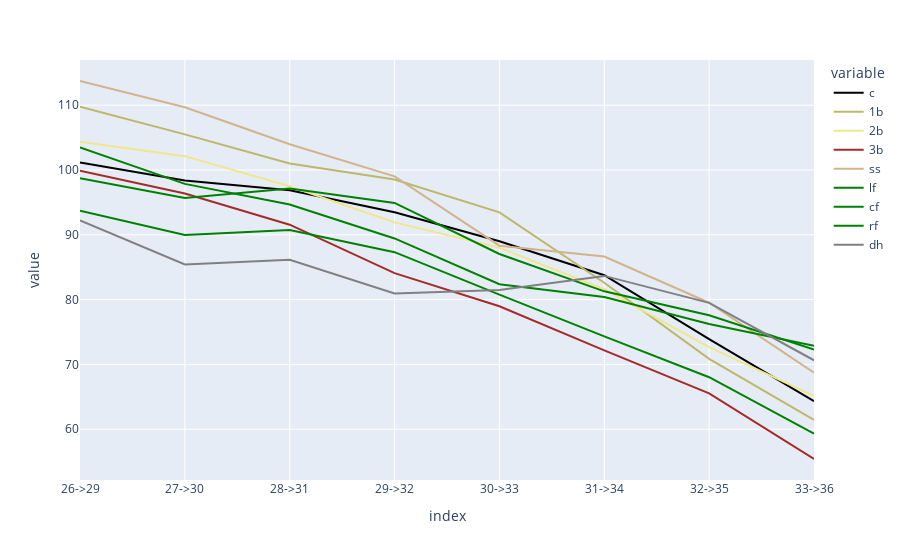

This figure's notebook cell:
### Code cell
px.line(trends.T.rolling(5, center=True).mean().dropna(), color_discrete_map=position_colors)

### Figure 1 — Plotly figure (JSON) as saved in the notebook; plotly's stock layout.template omitted (floating-point values rounded to 4 significant figures)
{"data": [{"hovertemplate": "variable=c<br>index=%{x}<br>value=%{y}<extra></extra>", "legendgroup": "c", "line": {"color": "black", "dash": "solid"}, "mode": "lines", "name": "c", "orientation": "v", "showlegend": true, "type": "scatter", "x": ["26->29", "27->30", "28->31", "29->32", "30->33", "31->34", "32->35", "33->36"], "xaxis": "x", "y": [101.2, 98.4, 96.88, 93.48, 89, 83.76, 73.9, 64.34], "yaxis": "y"}, {"hovertemplate": "variable=1b<br>index=%{x}<br>value=%{y}<extra></extra>", "legendgroup": "1b", "line": {"color": "darkkhaki", "dash": "solid"}, "mode": "lines", "name": "1b", "orientation": "v", "showlegend": true, "type": "scatter", "x": ["26->29", "27->30", "28->31", "29->32", "30->33", "31->34", "32->35", "33->36"], "xaxis": "x", "y": [109.8, 105.5, 101, 98.54, 93.46, 82.6, 70.86, 61.44], "yaxis": "y"}, {"hovertemplate": "variable=2b<br>index=%{x}<br>value=%{y}<extra></extra>", "legendgroup": "2b", "line": {"color": "khaki", "dash": "solid"}, "mode": "lines", "name": "2b", "orientation": "v", "showlegend": true, "type": "scatter", "x": ["26->29", "27->30", "28->31", "29->32", "30->33", "31->34", "32->35", "33->36"], "xaxis": "x", "y": [104.4, 102.1, 97.5, 91.92, 88.02, 81.6, 72.68, 65.16], "yaxis": "y"}, {"hovertemplate": "variable=3b<br>index=%{x}<br>value=%{y}<extra></extra>", "legendgroup": "3b", "line": {"color": "brown", "dash": "solid"}, "mode": "lines", "name": "3b", "orientation": "v", "showlegend": true, "type": "scatter", "x": ["26->29", "27->30", "28->31", "29->32", "30->33", "31->34", "32->35", "33->36"], "xaxis": "x", "y": [99.9, 96.38, 91.56, 84.08, 78.98, 72.16, 65.54, 55.4], "yaxis": "y"}, {"hovertemplate": "variable=ss<br>index=%{x}<br>value=%{y}<extra></extra>", "legendgroup": "ss", "line": {"color": "tan", "dash": "solid"}, "mode": "lines", "name": "ss", "orientation": "v", "showlegend": true, "type": "scatter", "x": ["26->29", "27->30", "28->31", "29->32", "30->33", "31->34", "32->35", "33->36"], "xaxis": "x", "y": [113.7, 109.7, 104.0, 99.02, 88.32, 86.64, 79.52, 68.72], "yaxis": "y"}, {"hovertemplate": "variable=lf<br>index=%{x}<br>value=%{y}<extra></extra>", "legendgroup": "lf", "line": {"color": "green", "dash": "solid"}, "mode": "lines", "name": "lf", "orientation": "v", "showlegend": true, "type": "scatter", "x": ["26->29", "27->30", "28->31", "29->32", "30->33", "31->34", "32->35", "33->36"], "xaxis": "x", "y": [93.7, 89.98, 90.74, 87.32, 80.76, 74.32, 68.02, 59.32], "yaxis": "y"}, {"hovertemplate": "variable=cf<br>index=%{x}<br>value=%{y}<extra></extra>", "legendgroup": "cf", "line": {"color": "green", "dash": "solid"}, "mode": "lines", "name": "cf", "orientation": "v", "showlegend": true, "type": "scatter", "x": ["26->29", "27->30", "28->31", "29->32", "30->33", "31->34", "32->35", "33->36"], "xaxis": "x", "y": [103.5, 97.86, 94.68, 89.44, 82.38, 80.4, 76.24, 72.88], "yaxis": "y"}, {"hovertemplate": "variable=rf<br>index=%{x}<br>value=%{y}<extra></extra>", "legendgroup": "rf", "line": {"color": "green", "dash": "solid"}, "mode": "lines", "name": "rf", "orientation": "v", "showlegend": true, "type": "scatter", "x": ["26->29", "27->30", "28->31", "29->32", "30->33", "31->34", "32->35", "33->36"], "xaxis": "x", "y": [98.74, 95.68, 97.16, 94.92, 87.04, 81.28, 77.58, 72.3], "yaxis": "y"}, {"hovertemplate": "variable=dh<br>index=%{x}<br>value=%{y}<extra></extra>", "legendgroup": "dh", "line": {"color": "grey", "dash": "solid"}, "mode": "lines", "name": "dh", "orientation": "v", "showlegend": true, "type": "scatter", "x": ["26->29", "27->30", "28->31", "29->32", "30->33", "31->34", "32->35", "33->36"], "xaxis": "x", "y": [92.22, 85.42, 86.16, 80.94, 81.48, 83.66, 79.5, 70.64], "yaxis": "y"}], "layout": {"legend": {"title": {"text": "variable"}, "tracegroupgap": 0}, "margin": {"t": 60}, "xaxis": {"anchor": "y", "domain": [0, 1], "title": {"text": "index"}}, "yaxis": {"anchor": "x", "domain": [0, 1], "title": {"text": "value"}}}}
